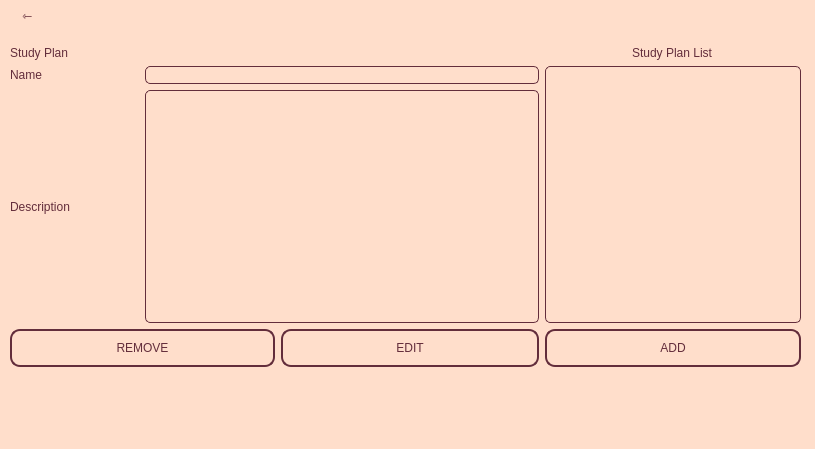
<?xml version="1.0" encoding="UTF-8"?>
<ui version="4.0">
 <class>studyplan</class>
 <widget class="QMainWindow" name="studyplan">
  <property name="geometry">
   <rect>
    <x>0</x>
    <y>0</y>
    <width>815</width>
    <height>449</height>
   </rect>
  </property>
  <property name="windowTitle">
   <string>studyplan</string>
  </property>
  <property name="styleSheet">
   <string notr="true">background-color: rgb(255, 222, 203);</string>
  </property>
  <widget class="QWidget" name="centralwidget">
   <widget class="QPushButton" name="tochoices">
    <property name="geometry">
     <rect>
      <x>12</x>
      <y>0</y>
      <width>31</width>
      <height>31</height>
     </rect>
    </property>
    <property name="styleSheet">
     <string notr="true">QPushButton{
font: 25pt &quot;High Tower Text&quot;;
color: #632d3b;
background: transparent;
border: none;
padding: 0px;
}
QPushButton:hover{
background: rgba(255, 255, 255, 0.2);
}
QPushButton:pressed{
background: rgba(255, 255, 255, 0.1);
}
	
</string>
    </property>
    <property name="text">
     <string>⇽</string>
    </property>
   </widget>
   <widget class="QWidget" name="layoutWidget">
    <property name="geometry">
     <rect>
      <x>10</x>
      <y>26</y>
      <width>791</width>
      <height>391</height>
     </rect>
    </property>
    <layout class="QGridLayout" name="studyplangrid">
     <property name="topMargin">
      <number>20</number>
     </property>
     <property name="bottomMargin">
      <number>50</number>
     </property>
     <item row="0" column="0" colspan="4">
      <widget class="QLabel" name="label_studyplan">
       <property name="styleSheet">
        <string notr="true">QLabel{
	font: 25pt &quot;Copperplate Gothic Light&quot;;
	color: rgb(99, 45, 59);
}</string>
       </property>
       <property name="text">
        <string>Study Plan</string>
       </property>
      </widget>
     </item>
     <item row="3" column="4">
      <widget class="QPushButton" name="button_addstudy">
       <property name="styleSheet">
        <string notr="true">QPushButton{
	color: rgb(99, 45, 59);
	font: 13pt &quot;High Tower Text&quot;;
	background: transparent;
	border: 2px solid #632d3b;
	border-radius: 10px;
	padding: 10px 20px;
}
QPushButton:hover{
	background: rgba(255, 255, 255, 0.2)
}
QPushButton:pressed{
	background: rgba(255, 255, 255, 0.1)
}</string>
       </property>
       <property name="text">
        <string>ADD</string>
       </property>
      </widget>
     </item>
     <item row="1" column="0">
      <widget class="QLabel" name="label_studyplanname">
       <property name="styleSheet">
        <string notr="true">QLabel{
	font: 13pt &quot;High Tower Text&quot;;
	color: rgb(99, 45, 59);
}</string>
       </property>
       <property name="text">
        <string>Name</string>
       </property>
      </widget>
     </item>
     <item row="0" column="4" alignment="Qt::AlignHCenter">
      <widget class="QLabel" name="label_studyplanlist">
       <property name="styleSheet">
        <string notr="true">QLabel{
	font: 25pt &quot;Copperplate Gothic Light&quot;;
	color: rgb(99, 45, 59);
}</string>
       </property>
       <property name="text">
        <string>Study Plan List</string>
       </property>
      </widget>
     </item>
     <item row="2" column="0">
      <widget class="QLabel" name="label_studydescription">
       <property name="styleSheet">
        <string notr="true">QLabel{
	font: 13pt &quot;High Tower Text&quot;;
	color: rgb(99, 45, 59);
}</string>
       </property>
       <property name="text">
        <string>Description</string>
       </property>
      </widget>
     </item>
     <item row="1" column="1" colspan="3">
      <widget class="QLineEdit" name="linedit_studyname">
       <property name="styleSheet">
        <string notr="true">QLineEdit{
font: 13pt &quot;High Tower Text&quot;;
	color: rgb(99, 45, 59);
	border-radius: 5px;
	border: 1px solid #632d3b;
}</string>
       </property>
       <property name="text">
        <string/>
       </property>
      </widget>
     </item>
     <item row="1" column="4" rowspan="2">
      <widget class="QListWidget" name="listwidget_studylist">
       <property name="sizePolicy">
        <sizepolicy hsizetype="Preferred" vsizetype="Expanding">
         <horstretch>0</horstretch>
         <verstretch>0</verstretch>
        </sizepolicy>
       </property>
       <property name="styleSheet">
        <string notr="true">QListWidget{
	font: 13pt &quot;High Tower Text&quot;;
	color: rgb(99, 45, 59);
	border-radius: 5px;
	border: 1px solid #632d3b;
}</string>
       </property>
      </widget>
     </item>
     <item row="2" column="1" colspan="3">
      <widget class="QTextEdit" name="textedit_studydescription">
       <property name="styleSheet">
        <string notr="true">QTextEdit{
	font: 13pt &quot;High Tower Text&quot;;
	color: rgb(99, 45, 59);
	border-radius: 5px;
	border: 1px solid #632d3b;
}</string>
       </property>
      </widget>
     </item>
     <item row="3" column="2" colspan="2">
      <widget class="QPushButton" name="button_studyedit">
       <property name="styleSheet">
        <string notr="true">QPushButton{
	color: rgb(99, 45, 59);
	font: 13pt &quot;High Tower Text&quot;;
	background: transparent;
	border: 2px solid #632d3b;
	border-radius: 10px;
	padding: 10px 20px;
}
QPushButton:hover{
	background: rgba(255, 255, 255, 0.2)
}
QPushButton:pressed{
	background: rgba(255, 255, 255, 0.1)
}</string>
       </property>
       <property name="text">
        <string>EDIT</string>
       </property>
      </widget>
     </item>
     <item row="3" column="0" colspan="2">
      <widget class="QPushButton" name="button_studyremove">
       <property name="styleSheet">
        <string notr="true">QPushButton{
	color: rgb(99, 45, 59);
	font: 13pt &quot;High Tower Text&quot;;
	background: transparent;
	border: 2px solid #632d3b;
	border-radius: 10px;
	padding: 10px 20px;
}
QPushButton:hover{
	background: rgba(255, 255, 255, 0.2)
}
QPushButton:pressed{
	background: rgba(255, 255, 255, 0.1)
}</string>
       </property>
       <property name="text">
        <string>REMOVE</string>
       </property>
      </widget>
     </item>
    </layout>
   </widget>
  </widget>
  <widget class="QMenuBar" name="menubar">
   <property name="geometry">
    <rect>
     <x>0</x>
     <y>0</y>
     <width>815</width>
     <height>20</height>
    </rect>
   </property>
  </widget>
  <widget class="QStatusBar" name="statusbar"/>
 </widget>
 <resources/>
 <connections/>
</ui>
